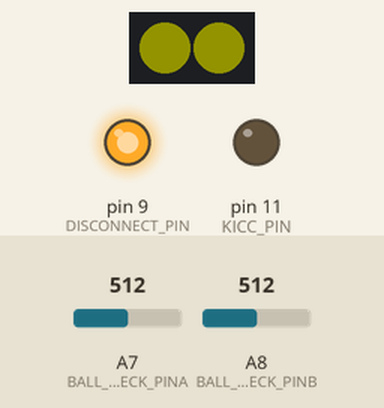
Recording of a sketch running on a simulated Arduino Mega 2560, built with avr-gcc and run on an emulated ATmega2560. Shown: 2 RGB LEDs in strip order, left to right, output pins drawn as LEDs (lit = HIGH). The inputs (shaded band) are chosen by the test bench; at power-on: A7 (BALL_CHECK_PINA) = 512, A8 (BALL_CHECK_PINB) = 512. Dim RGB values are drawn brighter than linear; what the sketch prints to the serial monitor is not drawn.

Above: at 0.5 s.
At 1.5 s:
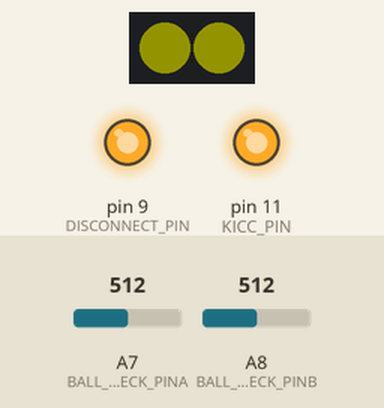
At 3.0 s:
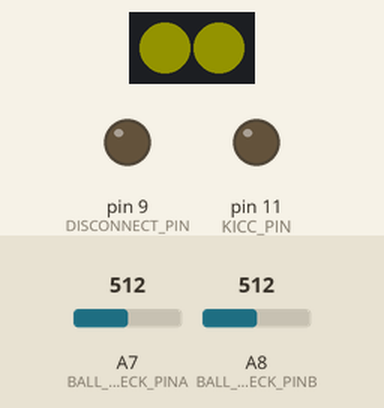
Timing chart, 0 to 5.2 s (numbered marks = the images above):
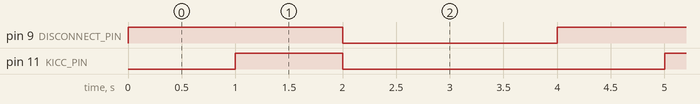

Measured:
- by itself, pin 9 (DISCONNECT_PIN): alternates HIGH for 2.0 s and LOW for 2.0 s
- by itself, pin 11 (KICC_PIN): alternates HIGH for 1.0 s and LOW for 3.0 s
- by itself, everything shown: repeats every 4.0 s, in 3 steps

The sketch:

kiccer.ino
```cpp
void setup() {
  F_KICCER_setup();
  Serial.begin(38400);
}

void loop() {
  Serial.println(F_KICCER_check());

  F_KICCR_KICC();

  delay(2000);
}
```

function.ino
```cpp
#include <Adafruit_NeoPixel.h>

#define KICC_VAL 200

const int KICCER_LED = 12;
const int KICCER_LED_NUM = 2;
Adafruit_NeoPixel KICCER(KICCER_LED_NUM, KICCER_LED, NEO_GRB + NEO_KHZ800);

const int KICC_PIN = 11;
const int DISCONNECT_PIN = 9;

const int BALL_CHECK_PINA = A7;
const int BALL_CHECK_PINB = A8;

const int kiccer_current = 50; //電流制限(0-255)


void F_KICCER_setup() {
  KICCER.begin();
  KICCER.setBrightness(kiccer_current);

  KICCER.clear();
  KICCER.setPixelColor(0, KICCER.Color(100, 100, 0));
  KICCER.setPixelColor(1, KICCER.Color(100, 100, 0));
  KICCER.show();

  pinMode(KICC_PIN, OUTPUT);
  digitalWrite(KICC_PIN,LOW);
  pinMode(DISCONNECT_PIN, OUTPUT);
  digitalWrite(DISCONNECT_PIN,LOW);
}

void F_KICCR_KICC(){
   digitalWrite(DISCONNECT_PIN,HIGH);
   delay(1000);
   digitalWrite(KICC_PIN,HIGH);
   delay(1000);
   digitalWrite(KICC_PIN,LOW);
   digitalWrite(DISCONNECT_PIN,LOW);
}

int F_KICCER_check(){
  //ボール補足見てしきい値以下だったら1を返す
  int result;
  if(analogRead(BALL_CHECK_PINA) >= KICC_VAL){
    if(analogRead(BALL_CHECK_PINB) >= KICC_VAL){
      result = 1 ;
    }
  }else{
    result= 0;
  }
  return result;
}
```
